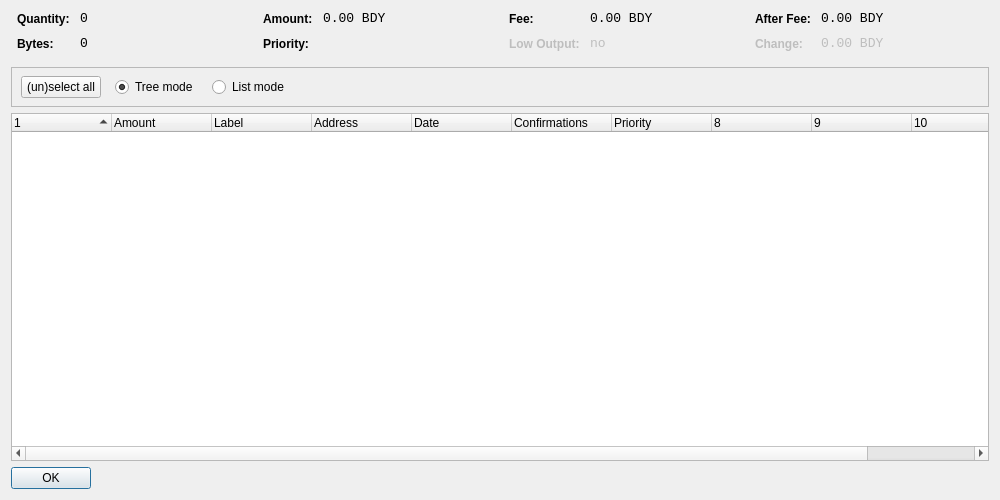
<?xml version="1.0" encoding="UTF-8"?>
<ui version="4.0">
 <class>CoinControlDialog</class>
 <widget class="QDialog" name="CoinControlDialog">
  <property name="geometry">
   <rect>
    <x>0</x>
    <y>0</y>
    <width>1000</width>
    <height>500</height>
   </rect>
  </property>
  <property name="windowTitle">
   <string>Coin Control</string>
  </property>
  <layout class="QVBoxLayout" name="verticalLayout">
   <item>
    <layout class="QHBoxLayout" name="horizontalLayoutTop" stretch="0,0,0,0">
     <property name="topMargin">
      <number>0</number>
     </property>
     <property name="bottomMargin">
      <number>10</number>
     </property>
     <item>
      <layout class="QFormLayout" name="formLayoutCoinControl1">
       <property name="horizontalSpacing">
        <number>10</number>
       </property>
       <property name="verticalSpacing">
        <number>10</number>
       </property>
       <property name="leftMargin">
        <number>6</number>
       </property>
       <property name="rightMargin">
        <number>6</number>
       </property>
       <item row="0" column="0">
        <widget class="QLabel" name="labelCoinControlQuantityText">
         <property name="styleSheet">
          <string notr="true">font-weight:bold;</string>
         </property>
         <property name="text">
          <string>Quantity:</string>
         </property>
        </widget>
       </item>
       <item row="0" column="1">
        <widget class="QLabel" name="labelCoinControlQuantity">
         <property name="font">
          <font>
           <family>Monospace</family>
           <pointsize>10</pointsize>
          </font>
         </property>
         <property name="cursor">
          <cursorShape>IBeamCursor</cursorShape>
         </property>
         <property name="contextMenuPolicy">
          <enum>Qt::ActionsContextMenu</enum>
         </property>
         <property name="text">
          <string notr="true">0</string>
         </property>
         <property name="textInteractionFlags">
          <set>Qt::LinksAccessibleByMouse|Qt::TextSelectableByKeyboard|Qt::TextSelectableByMouse</set>
         </property>
        </widget>
       </item>
       <item row="1" column="0">
        <widget class="QLabel" name="labelCoinControlBytesText">
         <property name="styleSheet">
          <string notr="true">font-weight:bold;</string>
         </property>
         <property name="text">
          <string>Bytes:</string>
         </property>
        </widget>
       </item>
       <item row="1" column="1">
        <widget class="QLabel" name="labelCoinControlBytes">
         <property name="font">
          <font>
           <family>Monospace</family>
           <pointsize>10</pointsize>
          </font>
         </property>
         <property name="cursor">
          <cursorShape>IBeamCursor</cursorShape>
         </property>
         <property name="contextMenuPolicy">
          <enum>Qt::ActionsContextMenu</enum>
         </property>
         <property name="text">
          <string notr="true">0</string>
         </property>
         <property name="textInteractionFlags">
          <set>Qt::LinksAccessibleByMouse|Qt::TextSelectableByKeyboard|Qt::TextSelectableByMouse</set>
         </property>
        </widget>
       </item>
      </layout>
     </item>
     <item>
      <layout class="QFormLayout" name="formLayoutCoinControl2">
       <property name="horizontalSpacing">
        <number>10</number>
       </property>
       <property name="verticalSpacing">
        <number>10</number>
       </property>
       <property name="leftMargin">
        <number>6</number>
       </property>
       <property name="rightMargin">
        <number>6</number>
       </property>
       <item row="0" column="0">
        <widget class="QLabel" name="labelCoinControlAmountText">
         <property name="styleSheet">
          <string notr="true">font-weight:bold;</string>
         </property>
         <property name="text">
          <string>Amount:</string>
         </property>
        </widget>
       </item>
       <item row="0" column="1">
        <widget class="QLabel" name="labelCoinControlAmount">
         <property name="font">
          <font>
           <family>Monospace</family>
           <pointsize>10</pointsize>
          </font>
         </property>
         <property name="cursor">
          <cursorShape>IBeamCursor</cursorShape>
         </property>
         <property name="contextMenuPolicy">
          <enum>Qt::ActionsContextMenu</enum>
         </property>
         <property name="text">
          <string notr="true">0.00 BDY</string>
         </property>
         <property name="textInteractionFlags">
          <set>Qt::LinksAccessibleByMouse|Qt::TextSelectableByKeyboard|Qt::TextSelectableByMouse</set>
         </property>
        </widget>
       </item>
       <item row="1" column="0">
        <widget class="QLabel" name="labelCoinControlPriorityText">
         <property name="styleSheet">
          <string notr="true">font-weight:bold;</string>
         </property>
         <property name="text">
          <string>Priority:</string>
         </property>
        </widget>
       </item>
       <item row="1" column="1">
        <widget class="QLabel" name="labelCoinControlPriority">
         <property name="font">
          <font>
           <family>Monospace</family>
           <pointsize>10</pointsize>
          </font>
         </property>
         <property name="cursor">
          <cursorShape>IBeamCursor</cursorShape>
         </property>
         <property name="contextMenuPolicy">
          <enum>Qt::ActionsContextMenu</enum>
         </property>
         <property name="text">
          <string/>
         </property>
         <property name="textInteractionFlags">
          <set>Qt::LinksAccessibleByMouse|Qt::TextSelectableByKeyboard|Qt::TextSelectableByMouse</set>
         </property>
        </widget>
       </item>
      </layout>
     </item>
     <item>
      <layout class="QFormLayout" name="formLayoutCoinControl3">
       <property name="horizontalSpacing">
        <number>10</number>
       </property>
       <property name="verticalSpacing">
        <number>10</number>
       </property>
       <property name="leftMargin">
        <number>6</number>
       </property>
       <property name="rightMargin">
        <number>6</number>
       </property>
       <item row="0" column="0">
        <widget class="QLabel" name="labelCoinControlFeeText">
         <property name="styleSheet">
          <string notr="true">font-weight:bold;</string>
         </property>
         <property name="text">
          <string>Fee:</string>
         </property>
        </widget>
       </item>
       <item row="0" column="1">
        <widget class="QLabel" name="labelCoinControlFee">
         <property name="font">
          <font>
           <family>Monospace</family>
           <pointsize>10</pointsize>
          </font>
         </property>
         <property name="cursor">
          <cursorShape>IBeamCursor</cursorShape>
         </property>
         <property name="contextMenuPolicy">
          <enum>Qt::ActionsContextMenu</enum>
         </property>
         <property name="text">
          <string notr="true">0.00 BDY</string>
         </property>
         <property name="textInteractionFlags">
          <set>Qt::LinksAccessibleByMouse|Qt::TextSelectableByKeyboard|Qt::TextSelectableByMouse</set>
         </property>
        </widget>
       </item>
       <item row="1" column="0">
        <widget class="QLabel" name="labelCoinControlLowOutputText">
         <property name="enabled">
          <bool>false</bool>
         </property>
         <property name="styleSheet">
          <string notr="true">font-weight:bold;</string>
         </property>
         <property name="text">
          <string>Low Output:</string>
         </property>
        </widget>
       </item>
       <item row="1" column="1">
        <widget class="QLabel" name="labelCoinControlLowOutput">
         <property name="enabled">
          <bool>false</bool>
         </property>
         <property name="font">
          <font>
           <family>Monospace</family>
           <pointsize>10</pointsize>
          </font>
         </property>
         <property name="cursor">
          <cursorShape>IBeamCursor</cursorShape>
         </property>
         <property name="contextMenuPolicy">
          <enum>Qt::ActionsContextMenu</enum>
         </property>
         <property name="text">
          <string notr="true">no</string>
         </property>
         <property name="textInteractionFlags">
          <set>Qt::LinksAccessibleByMouse|Qt::TextSelectableByKeyboard|Qt::TextSelectableByMouse</set>
         </property>
        </widget>
       </item>
      </layout>
     </item>
     <item>
      <layout class="QFormLayout" name="formLayoutCoinControl4">
       <property name="horizontalSpacing">
        <number>10</number>
       </property>
       <property name="verticalSpacing">
        <number>10</number>
       </property>
       <property name="leftMargin">
        <number>6</number>
       </property>
       <property name="rightMargin">
        <number>6</number>
       </property>
       <item row="0" column="0">
        <widget class="QLabel" name="labelCoinControlAfterFeeText">
         <property name="styleSheet">
          <string notr="true">font-weight:bold;</string>
         </property>
         <property name="text">
          <string>After Fee:</string>
         </property>
        </widget>
       </item>
       <item row="0" column="1">
        <widget class="QLabel" name="labelCoinControlAfterFee">
         <property name="font">
          <font>
           <family>Monospace</family>
           <pointsize>10</pointsize>
          </font>
         </property>
         <property name="cursor">
          <cursorShape>IBeamCursor</cursorShape>
         </property>
         <property name="contextMenuPolicy">
          <enum>Qt::ActionsContextMenu</enum>
         </property>
         <property name="text">
          <string notr="true">0.00 BDY</string>
         </property>
         <property name="textInteractionFlags">
          <set>Qt::LinksAccessibleByMouse|Qt::TextSelectableByKeyboard|Qt::TextSelectableByMouse</set>
         </property>
        </widget>
       </item>
       <item row="1" column="0">
        <widget class="QLabel" name="labelCoinControlChangeText">
         <property name="enabled">
          <bool>false</bool>
         </property>
         <property name="styleSheet">
          <string notr="true">font-weight:bold;</string>
         </property>
         <property name="text">
          <string>Change:</string>
         </property>
        </widget>
       </item>
       <item row="1" column="1">
        <widget class="QLabel" name="labelCoinControlChange">
         <property name="enabled">
          <bool>false</bool>
         </property>
         <property name="font">
          <font>
           <family>Monospace</family>
           <pointsize>10</pointsize>
          </font>
         </property>
         <property name="cursor">
          <cursorShape>IBeamCursor</cursorShape>
         </property>
         <property name="contextMenuPolicy">
          <enum>Qt::ActionsContextMenu</enum>
         </property>
         <property name="text">
          <string notr="true">0.00 BDY</string>
         </property>
         <property name="textInteractionFlags">
          <set>Qt::LinksAccessibleByMouse|Qt::TextSelectableByKeyboard|Qt::TextSelectableByMouse</set>
         </property>
        </widget>
       </item>
      </layout>
     </item>
    </layout>
   </item>
   <item>
    <widget class="QFrame" name="frame">
     <property name="minimumSize">
      <size>
       <width>0</width>
       <height>40</height>
      </size>
     </property>
     <property name="frameShape">
      <enum>QFrame::StyledPanel</enum>
     </property>
     <property name="frameShadow">
      <enum>QFrame::Sunken</enum>
     </property>
     <widget class="QWidget" name="horizontalLayoutWidget">
      <property name="geometry">
       <rect>
        <x>10</x>
        <y>0</y>
        <width>781</width>
        <height>41</height>
       </rect>
      </property>
      <layout class="QHBoxLayout" name="horizontalLayoutPanel" stretch="0,0,0,0,0">
       <property name="spacing">
        <number>14</number>
       </property>
       <item>
        <widget class="QPushButton" name="pushButtonSelectAll">
         <property name="sizePolicy">
          <sizepolicy hsizetype="Maximum" vsizetype="Fixed">
           <horstretch>0</horstretch>
           <verstretch>0</verstretch>
          </sizepolicy>
         </property>
         <property name="text">
          <string>(un)select all</string>
         </property>
        </widget>
       </item>
       <item>
        <widget class="QRadioButton" name="radioTreeMode">
         <property name="sizePolicy">
          <sizepolicy hsizetype="Maximum" vsizetype="Fixed">
           <horstretch>0</horstretch>
           <verstretch>0</verstretch>
          </sizepolicy>
         </property>
         <property name="text">
          <string>Tree mode</string>
         </property>
         <property name="checked">
          <bool>true</bool>
         </property>
        </widget>
       </item>
       <item>
        <widget class="QRadioButton" name="radioListMode">
         <property name="sizePolicy">
          <sizepolicy hsizetype="Maximum" vsizetype="Fixed">
           <horstretch>0</horstretch>
           <verstretch>0</verstretch>
          </sizepolicy>
         </property>
         <property name="text">
          <string>List mode</string>
         </property>
        </widget>
       </item>
       <item>
        <spacer name="horizontalSpacer">
         <property name="orientation">
          <enum>Qt::Horizontal</enum>
         </property>
         <property name="sizeHint" stdset="0">
          <size>
           <width>40</width>
           <height>20</height>
          </size>
         </property>
        </spacer>
       </item>
      </layout>
     </widget>
    </widget>
   </item>
   <item>
    <widget class="CoinControlTreeWidget" name="treeWidget">
     <property name="contextMenuPolicy">
      <enum>Qt::CustomContextMenu</enum>
     </property>
     <property name="sortingEnabled">
      <bool>false</bool>
     </property>
     <property name="columnCount">
      <number>11</number>
     </property>
     <attribute name="headerShowSortIndicator" stdset="0">
      <bool>true</bool>
     </attribute>
     <attribute name="headerStretchLastSection">
      <bool>false</bool>
     </attribute>
     <column>
      <property name="text">
       <string/>
      </property>
     </column>
     <column>
      <property name="text">
       <string>Amount</string>
      </property>
     </column>
     <column>
      <property name="text">
       <string>Label</string>
      </property>
     </column>
     <column>
      <property name="text">
       <string>Address</string>
      </property>
     </column>
     <column>
      <property name="text">
       <string>Date</string>
      </property>
     </column>
     <column>
      <property name="text">
       <string>Confirmations</string>
      </property>
      <property name="toolTip">
       <string>Confirmed</string>
      </property>
     </column>
     <column>
      <property name="text">
       <string>Priority</string>
      </property>
     </column>
     <column>
      <property name="text">
       <string/>
      </property>
     </column>
     <column>
      <property name="text">
       <string/>
      </property>
     </column>
     <column>
      <property name="text">
       <string/>
      </property>
     </column>
     <column>
      <property name="text">
       <string/>
      </property>
     </column>
    </widget>
   </item>
   <item>
    <widget class="QDialogButtonBox" name="buttonBox">
     <property name="sizePolicy">
      <sizepolicy hsizetype="Maximum" vsizetype="Fixed">
       <horstretch>0</horstretch>
       <verstretch>0</verstretch>
      </sizepolicy>
     </property>
     <property name="orientation">
      <enum>Qt::Horizontal</enum>
     </property>
     <property name="standardButtons">
      <set>QDialogButtonBox::Ok</set>
     </property>
    </widget>
   </item>
  </layout>
 </widget>
 <customwidgets>
  <customwidget>
   <class>CoinControlTreeWidget</class>
   <extends>QTreeWidget</extends>
   <header>coincontroltreewidget.h</header>
  </customwidget>
 </customwidgets>
 <resources/>
 <connections/>
</ui>
